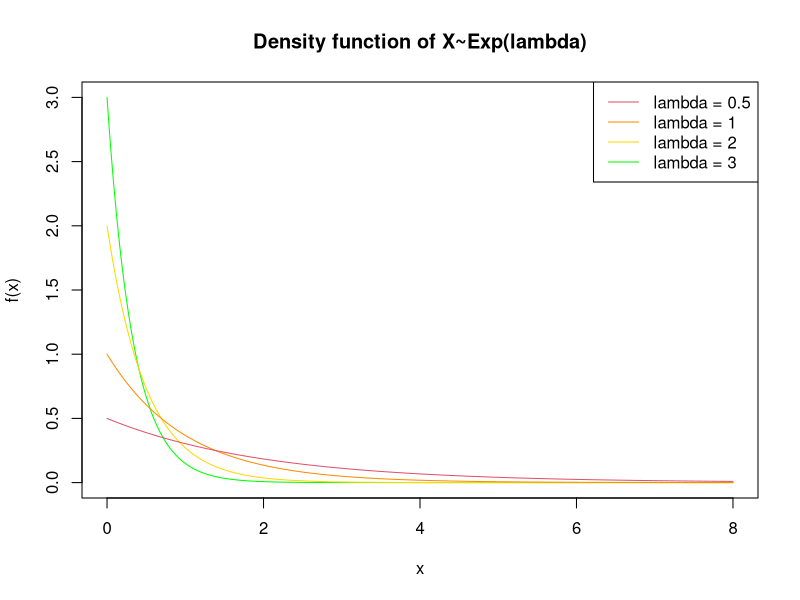
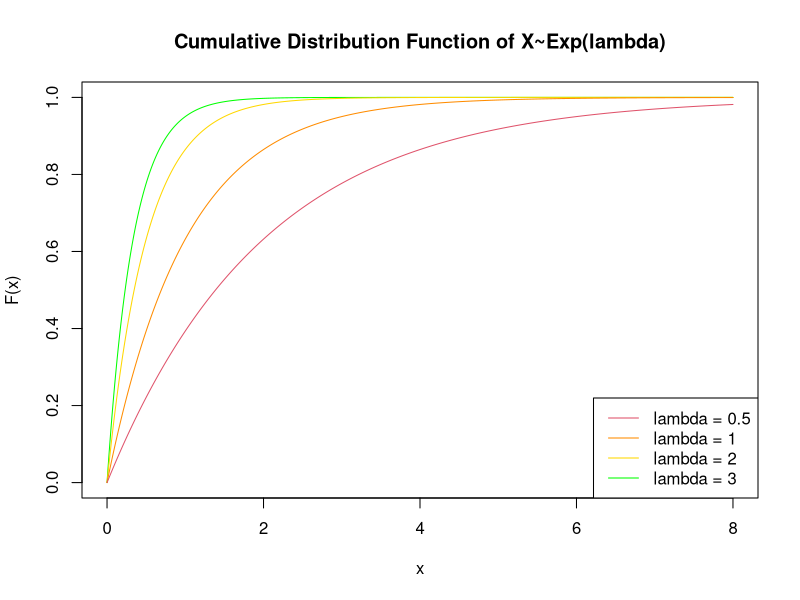
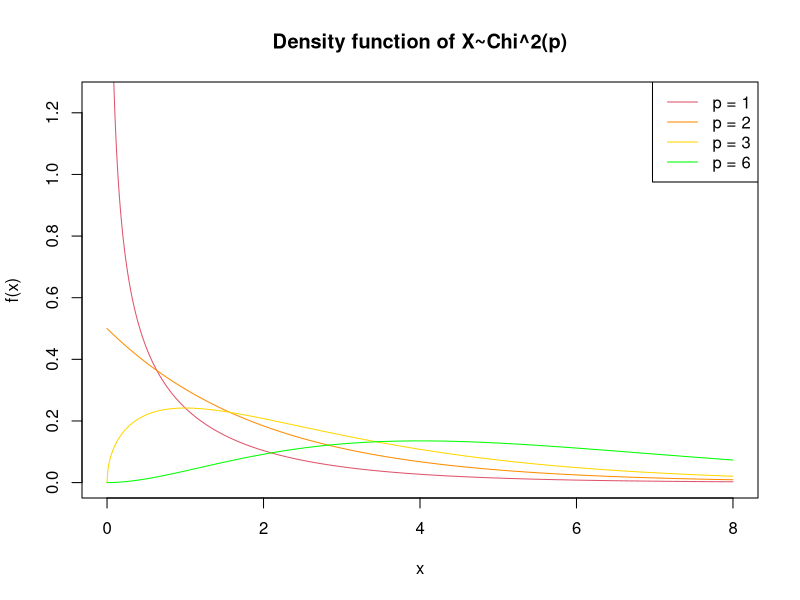
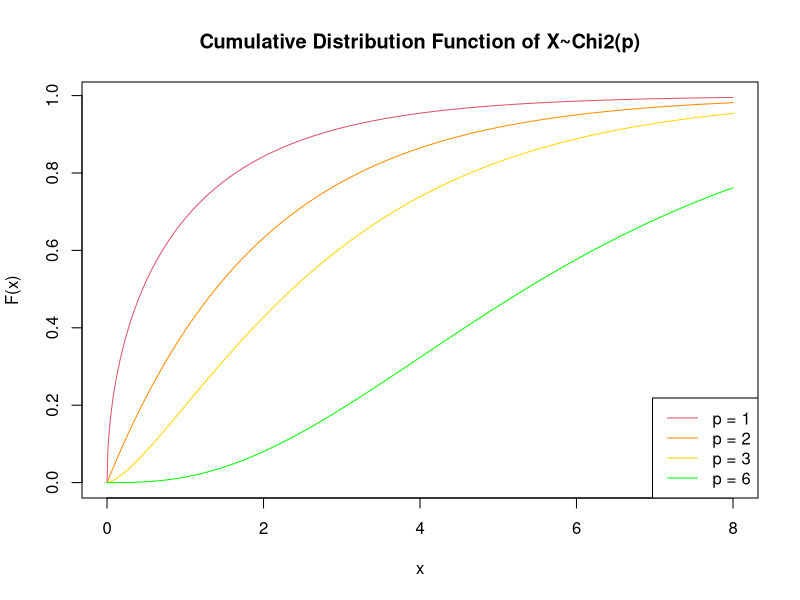

Source code (R) for these figures, in order: (Note: this script raises an error after producing the figures.)
## ---- chunk 1
x <- seq(0,8,0.01)
dExp.5 <- dexp(x, .5)
dExp1 <- dexp(x, 1)
dExp2 <- dexp(x, 2)
dExp3 <- dexp(x, 3)
## ---- chunk 2
plot(x, dExp3, type = 'l', col = 'green',
     main = 'Density function of X~Exp(lambda)', ylab = 'f(x)')
lines(x, dExp2, col = 'gold')
lines(x, dExp1, col = 'darkorange')
lines(x, dExp.5, col = 2)
legend("topright", lty = 1,
       legend = c("lambda = 0.5", "lambda = 1", 
                  "lambda = 2", "lambda = 3"),
       col = c(2, 'darkorange', 'gold', 'green'))
## ---- chunk 3
plot(x, pexp(x, 3), type = 'l', col = 'green',
     main = 'Cumulative Distribution Function of X~Exp(lambda)', ylab = 'F(x)')
lines(x, pexp(x, 2), col='gold')
lines(x, pexp(x, 1), col='darkorange')
lines(x, pexp(x, .5), col=2)
legend("bottomright", lty = 1,
       legend = c("lambda = 0.5", "lambda = 1", "lambda = 2", "lambda = 3"),
       col = c(2, 'darkorange', 'gold', 'green'))
## ---- chunk 4
x <- seq(0,8,0.01)
dChiSq1 <- dchisq(x, 1)
dChiSq2 <- dchisq(x, 2)
dChiSq3 <- dchisq(x, 3)
dChiSq6 <- dchisq(x, 6)
## ---- chunk 5
plot(x, dChiSq1, type = 'l', col = 2, ylim = c(0, 1.25),
     main = 'Density function of X~Chi^2(p)', ylab = 'f(x)')
lines(x, dChiSq2, col = 'darkorange')
lines(x, dChiSq3, col = 'gold')
lines(x, dChiSq6, col = 'green')
legend("topright", lty = 1,
       legend = c("p = 1", "p = 2", "p = 3", "p = 6"),
       col = c(2, 'darkorange', 'gold', 'green'))
## ---- chunk 6
plot(x, pchisq(x, 1), type = 'l', col = 2,
     main = 'Cumulative Distribution Function of X~Chi2(p)', ylab = 'F(x)')
lines(x, pchisq(x, 2), col='darkorange')
lines(x, pchisq(x, 3), col='gold')
lines(x, pchisq(x, 6), col='green')
legend("bottomright", lty = 1,
       legend = c("p = 1", "p = 2", "p = 3", "p = 6"),
       col = c(2, 'darkorange', 'gold', 'green'))
## ---- chunk 7
x <- seq(-8, 8, 0.01)
dStudent1 <- dt(x, 1)
dStudent2 <- dt(x, 2)
dStudent4 <- dt(x, 4)
## ---- chunk 8
plot(x, dNorm01, type = 'l', col = 'darkgray', xlim = c(-4, 4), lty = 3,
     main = 'Density function of X~t(n)', ylab = 'f(x)')
lines(x, dStudent4, col = 'gold')
lines(x, dStudent2, col = 'darkorange')
lines(x, dStudent1, col = 2)
legend("topright", lty = c(rep(1, 3), 3),
       legend = c("n = 1", "n = 2", "n = 4", "N(0,1)"),
       col = c(2, 'darkorange', 'gold', 'darkgray'))
## ---- chunk 9
plot(x, pnorm(x), type = 'l', col = 'darkgray', lty = 3,
     main = 'Cumulative Distribution Function of X~t(n)', ylab = 'F(x)')
lines(x, pt(x, 2), col='gold')
lines(x, pt(x, 3), col='darkorange')
lines(x, pt(x, 6), col=2)
legend("bottomright", lty = c(rep(1, 3), 3),
       legend = c("n = 1", "n = 2", "n = 4", "N(0,1)"),
       col = c(2, 'darkorange', 'gold', 'darkgray'))
## ---- chunk 10
x <- seq(0, 3, 0.01)
dF1 <- df(x, 1, 1)
dF10 <- df(x, 10, 10)
dF20 <- df(x, 20, 20)
dF50 <- df(x, 50, 50)
## ---- chunk 11
plot(x, dF1, type = 'l', col = 2, 
     main = 'Density function of X ~ F(n, p)', ylab = 'f(x)')
lines(x, dF10, col = 'darkorange')
lines(x, dF20, col = 'gold')
lines(x, dF50, col = 'green')
legend("topright", lty = 1,
       legend = c("n = p = 1", "n = p = 10", "n = p = 20", "n = p = 50"),
       col = c(2, 'darkorange', 'gold', 'green'))
## ---- chunk 12
plot(x, pf(x, 50, 50), type = 'l', col = 'green',
     main = 'Cumulative Distribution Function of X ~ F(n, p)', ylab = 'F(x)')
lines(x, pf(x, 20, 20), col='gold')
lines(x, pf(x, 10, 10), col='darkorange')
lines(x, pf(x, 1, 1), col=2)
legend("bottomright", lty = 1,
       legend = c("n = p = 1", "n = p = 10", "n = p = 20", "n = p = 50"),
       col = c(2, 'darkorange', 'gold', 'green'))
